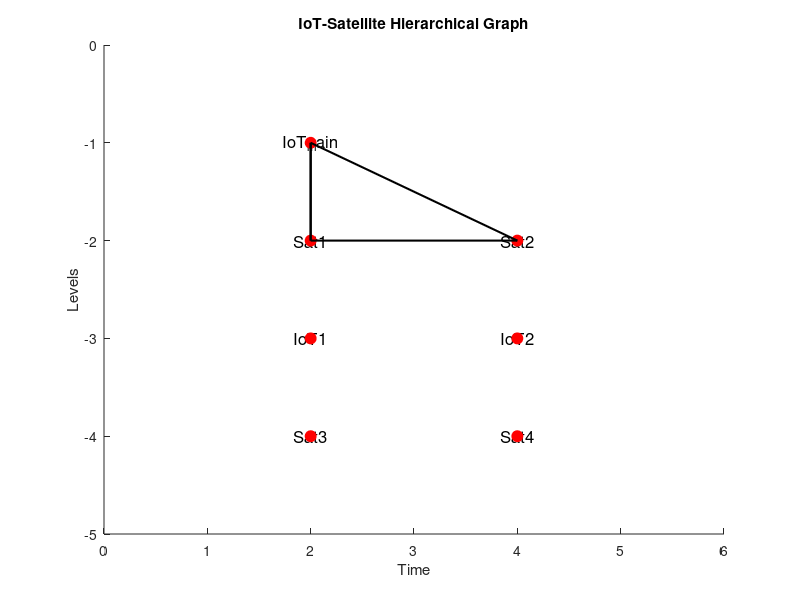

Write MATLAB code to recreate this figure.
% MATLAB Script to Generate IoT-Satellite Hierarchical Graph
function plot_iot_graph()
    % Define the node levels and connections
    levels = {
        {'IoT_main'}, ...        % Level 0
        {'Sat1', 'Sat2'}, ...    % Level 1
        {'IoT1', 'IoT2'}, ...    % Level 2
        {'Sat3', 'Sat4'}, ...    % Level 3
        % Add more levels as necessary
    };

    % Define the connections between levels
    connections = {
        [1, 1], [1, 2], ...    % IoT_main -> Satellites (Level 0 to 1)
        [2, 1], [2, 2], ...    % Sat1 -> IoTs (Level 1 to 2)
        [3, 1], [3, 2] ...     % IoT1 -> Satellites (Level 2 to 3)
        % Add more connections as necessary
    };

    % Create graph and plot
    figure;
    hold on;
    node_labels = [];
    node_positions = [];
    node_count = 0;

    % Assign nodes their positions
    for level = 1:length(levels)
        nodes = levels{level};
        y = -level;
        for i = 1:length(nodes)
            node_count = node_count + 1;
            x = i * 2;
            node_positions(node_count, :) = [x, y];
            node_labels{node_count} = nodes{i};
            text(x, y, nodes{i}, 'HorizontalAlignment', 'center', 'VerticalAlignment', 'middle', 'FontSize', 12);
            plot(x, y, 'ro', 'MarkerSize', 8, 'MarkerFaceColor', 'r');
        end
    end

    % Draw connections
    for i = 1:length(connections)
        src_idx = connections{i}(1);
        dst_idx = connections{i}(2);
        src_pos = node_positions(src_idx, :);
        dst_pos = node_positions(dst_idx, :);
        line([src_pos(1), dst_pos(1)], [src_pos(2), dst_pos(2)], 'Color', 'black', 'LineWidth', 1.5);
    end

    % Set plot limits and labels
    xlim([0, max(node_positions(:, 1)) + 2]);
    ylim([-length(levels) - 1, 0]);
    xlabel('Time');
    ylabel('Levels');
    title('IoT-Satellite Hierarchical Graph');
    hold off;
end
